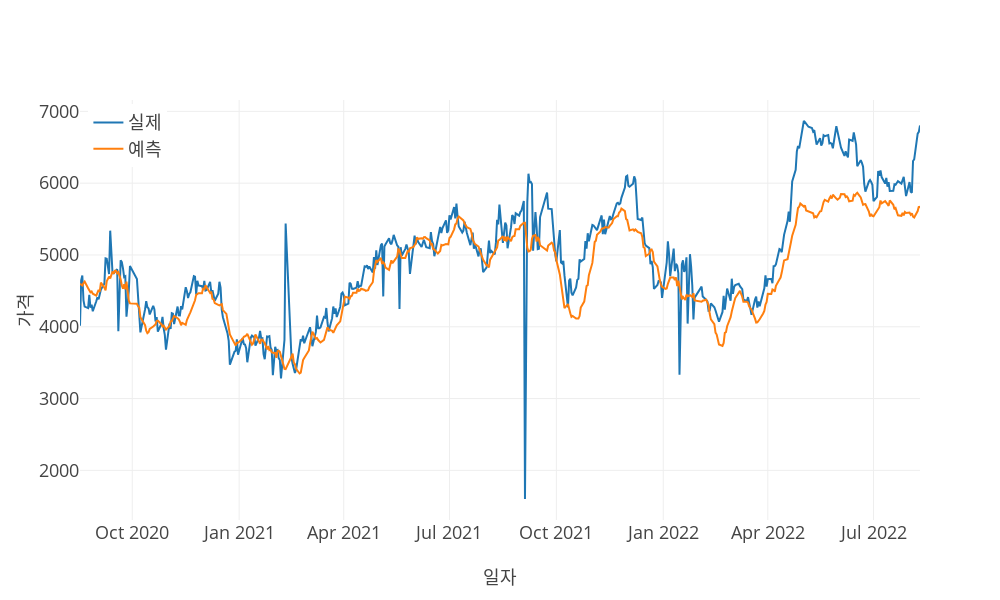

Here is the notebook cell this chart was saved with:
### Code cell
print("\nDeepAR")
deep_ar, val_dataloader = DEEPAR(
    data,
    training_cutoff,
    target,
    group,
    max_encoder_length,
    max_prediction_length,
    time_varying_known_categoricals,
    time_varying_unknown_categoricals,
    time_varying_known_reals,
    batch_size,
    pathForSavingModels(product_and_product_type, product_attribute, raw_file_name, 'DEEPAR'),
)

actuals = torch.cat([y[0] for x, y in iter(val_dataloader)])
deepar_predictions = deep_ar.predict(val_dataloader)

model_eval(actuals, deepar_predictions, predictions_x_axis, stdout=True, vis=True)

### Figure 1 — Plotly figure (JSON) as saved in the notebook; plotly's stock layout.template omitted (floating-point values rounded to 4 significant figures; data arrays with more than 128 entries replaced by an {"elided": "..."} marker saying what was removed)
{"data": [{"mode": "lines", "name": "실제", "type": "scatter", "x": {"elided": "510 str values"}, "y": {"elided": "510 float values"}}, {"mode": "lines", "name": "예측", "type": "scatter", "x": {"elided": "510 str values"}, "y": {"elided": "510 float values"}}], "layout": {"height": 600, "legend": {"x": 0.01, "xanchor": "left", "y": 0.99, "yanchor": "top"}, "width": 1000, "xaxis": {"title": {"text": "일자"}}, "yaxis": {"title": {"text": "가격"}}}}
